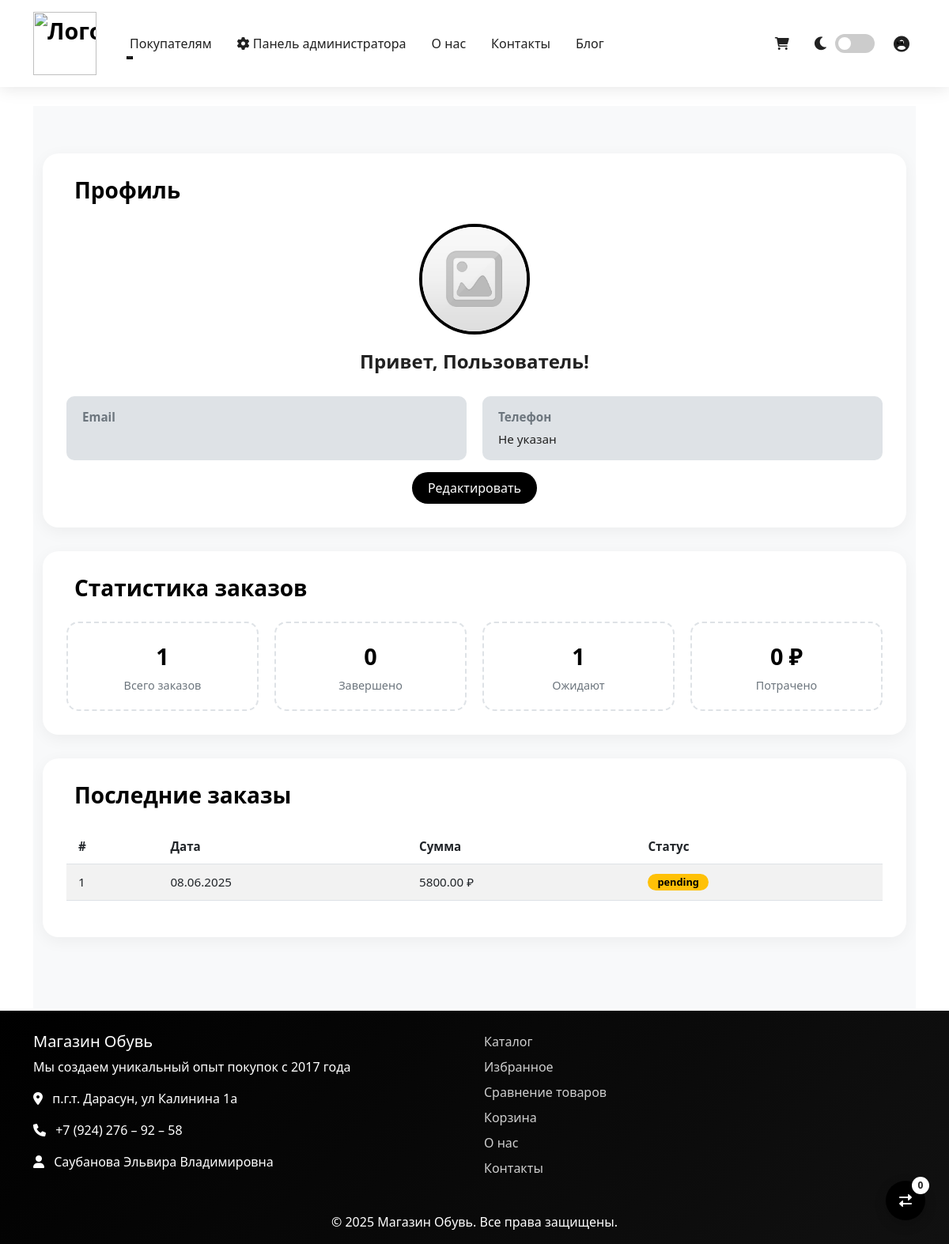
Page /users/profile/ (signed in) on the committed database.
### ecommerce_project/users/models.py (models this page shows, shortened)
class User(AbstractUser):
    ROLES = (
        ('custom_admin', 'Администратор'),
        ('user', 'Пользователь'),
        ('guest', 'Гость'),
    )
    role = models.CharField(max_length=20, choices=ROLES, default='user')
    phone = models.CharField(max_length=20, blank=True, null=True, verbose_name="Телефон")
    address = models.TextField(blank=True, null=True)
    birth_date = models.DateField(null=True, blank=True)
    avatar = models.ImageField(upload_to='avatars/', null=True, blank=True)
    secret_code = models.CharField(max_length=100, blank=True, null=True)
    is_admin = models.BooleanField(default=False)
    groups = models.ManyToManyField(
        AuthGroup,
        verbose_name='groups',
        blank=True,
        related_name="custom_user_set",
        related_query_name="custom_user",
    )
    user_permissions = models.ManyToManyField(
        Permission,
        verbose_name='user permissions',
        blank=True,
        related_name="custom_user_set",
        related_query_name="custom_user",
    )
    class Meta:
        verbose_name = "Пользователь"
        verbose_name_plural = "Пользователи"

### ecommerce_project/orders/models.py (models this page shows, shortened)
class Order(models.Model):
    PAYMENT_ONLINE = "online"
    PAYMENT_COD = "cod"
    PAYMENT_CHOICES = [
        (PAYMENT_ONLINE, "Онлайн-оплата"),
        (PAYMENT_COD, "Наложенный платеж"),
    ]
    DELIVERY_COURIER = "courier"
    DELIVERY_PICKUP = "pickup"
    DELIVERY_CHOICES = [
        (DELIVERY_COURIER, "Курьером"),
        (DELIVERY_PICKUP, "Самовывоз"),
    ]
    STATUS_NEW = 'new'
    STATUS_PROCESSING = 'processing'
    STATUS_COMPLETED = 'completed'
    STATUS_CANCELLED = 'cancelled'
    STATUS_CHOICES = [
        (STATUS_NEW, 'Новый'),
        (STATUS_PROCESSING, 'В обработке'),
        (STATUS_COMPLETED, 'Завершен'),
        (STATUS_CANCELLED, 'Отменен'),
    ]
    user = models.ForeignKey(settings.AUTH_USER_MODEL, on_delete=models.PROTECT)
    first_name = models.CharField(max_length=50)
    last_name = models.CharField(max_length=50)
    email = models.EmailField(verbose_name='Email')
    phone = models.CharField(max_length=20)
    address = models.TextField()
    total_price = models.DecimalField(max_digits=10, decimal_places=2, default=0)
    payment_method = models.CharField(max_length=10, choices=PAYMENT_CHOICES)
    delivery_method = models.CharField(max_length=10, choices=DELIVERY_CHOICES)
    status = models.CharField(max_length=20, choices=STATUS_CHOICES, default='pending')
    created_at = models.DateTimeField(auto_now_add=True)
    updated_at = models.DateTimeField(auto_now=True)
    class Meta:
        ordering = ['-created_at']

### ecommerce_project/users/views.py (the view)
# urls.py: path('profile/', views.profile_view, name='profile'),
@login_required
def profile_view(request):
    user = request.user
    recent_orders = Order.objects.filter(user=user).order_by('-created_at')[:5]
    total_orders = Order.objects.filter(user=user).count()
    completed_orders = Order.objects.filter(user=user, status='completed').count()
    pending_orders = Order.objects.filter(user=user, status='pending').count()
    total_spent = Order.objects.filter(user=user, status='completed').aggregate(total=Sum('total_price'))['total'] or 0
    check_and_award_rewards(user)
    return render(request, 'users/profile.html', {
        'user': user,
        'recent_orders': recent_orders,
        'total_orders': total_orders,
        'completed_orders': completed_orders,
        'pending_orders': pending_orders,
        'total_spent': total_spent,
    })

### ecommerce_project/users/views.py (called while the page is built, shortened)
def check_and_award_rewards(user):
    user_orders = Order.objects.filter(user=user, status="completed")
    total_orders = user_orders.count()
    total_spent = user_orders.aggregate(Sum("total_price"))["total_price__sum"] or 0
    avg_order = user_orders.aggregate(Avg("total_price"))["total_price__avg"] or 0

### ecommerce_project/users/templates/users/profile.html (shortened to what this page needs)
{% extends "base.html" %}
{% load static %}
{% block content %}
<div class="dashboard-wrapper">
    <div class="container">
        <div class="section-card">
            <div class="section-header">
                <h3>Профиль</h3>
            </div>
            <div class="avatar-box">
                {% if user.avatar %}
                    <img src="{{ user.avatar.url }}">
                {% else %}
                    <img src="{% static 'img/default-avatar.png' %}">
                {% endif %}
            </div>
            <div class="profile-meta">
                <h4>Привет, {{ user.first_name|default:"Пользователь" }}!</h4>
            </div>
            <div class="profile-info-grid">
                <div class="info-item">
                    <div class="info-label">Email</div>
                </div>
                <div class="info-item">
                    <div class="info-label">Телефон</div>
                    <div>{{ user.phone|default:"Не указан" }}</div>
                </div>
            </div>
            <div class="text-center">
                <a href="{% url 'users:edit_profile' %}" class="edit-link">
                     Редактировать
                </a>
            </div>
        </div>
        <div class="section-card">
            <div class="section-header">
                <h3>Статистика заказов</h3>
            </div>
            <div class="stat-grid">
                <div class="stat-box">
                    <div class="stat-value">{{ total_orders }}</div>
                    <div class="stat-label">Всего заказов</div>
                </div>
                <div class="stat-box">
                    <div class="stat-value">{{ completed_orders }}</div>
                    <div class="stat-label">Завершено</div>
                </div>
                <div class="stat-box">
                    <div class="stat-value">{{ pending_orders }}</div>
                    <div class="stat-label">Ожидают</div>
                </div>
                <div class="stat-box">
                    <div class="stat-value">{{ total_spent }} ₽</div>
                    <div class="stat-label">Потрачено</div>
                </div>
            </div>
        </div>
        <div class="section-card">
            <div class="section-header">
                <h3>Последние заказы</h3>
            </div>
            <div class="recent-orders">
                {% if recent_orders %}
                <div class="table-responsive">
                    <table class="table table-striped">
                        <thead>
                            <tr>
                                <th>#</th>
                                <th>Дата</th>
                                <th>Сумма</th>
                                <th>Статус</th>
                            </tr>
                        </thead>
                        <tbody>
                            {% for order in recent_orders %}
                            <tr>
                                <td>{{ forloop.counter }}</td>
                                <td>{{ order.created_at|date:"d.m.Y" }}</td>
                                <td>{{ order.total_price }} ₽</td>
                                <td>
                                    <span class="badge
                                        {% if order.status == 'completed' %}badge-violet
                                        {% elif order.status == 'pending' %}badge-yellow
                                        {% else %}bg-secondary{% endif %}">
                                        {{ order.get_status_display }}
                                    </span>
                                </td>
                            </tr>
                            {% endfor %}
                        </tbody>
                    </table>
                </div>
                {% else %}
                <p class="text-center text-muted">У вас пока нет заказов</p>
                {% endif %}
            </div>
        </div>
    </div>
</div>
{% endblock %}

### ecommerce_project/core/templates/base.html (style rules this page uses)
:root { --primary: #000000; --primary-dark: #111111; --primary-light: #333333; --secondary: #ffffff; --secondary-dark: #e0e0e0; --dark: #212121; --light: #ffffff; --gray: #f5f5f5; --dark-bg: #121212; --dark-text: #ffffff; --dark-card: #1e1e1e; --dark-border: #333333; }
body { background-color: var(--light); color: var(--dark); transition: all 0.3s ease; }

### ecommerce_project/users/templates/users/profile.html (style rules this page uses)
:root { --black: #000000; --white: #ffffff; --gray-light: #f8f9fa; --gray: #dee2e6; --gray-dark: #6c757d; }
.dashboard-wrapper { background-color: var(--gray-light); padding: 60px 0; }
.section-card { background: var(--white); border-radius: 20px; padding: 30px; box-shadow: 0 5px 20px rgba(0,0,0,0.05); transition: all 0.3s ease; margin-bottom: 30px; }
.section-header { display: flex; align-items: center; margin-bottom: 25px; }
.section-header h3 { margin: 0; font-weight: 700; color: var(--black); }
.avatar-box { position: relative; width: 140px; height: 140px; border-radius: 50%; overflow: hidden; border: 4px solid var(--black); margin: 0 auto 20px; }
.avatar-box img { width: 100%; height: 100%; object-fit: cover; }
.profile-meta { text-align: center; margin-bottom: 30px; }
.profile-meta h4 { font-weight: 700; margin-bottom: 10px; }
.profile-info-grid { display: grid; grid-template-columns: repeat(auto-fit, minmax(240px, 1fr)); gap: 20px; margin-top: 20px; }
.info-item { background: var(--gray); border-radius: 10px; padding: 15px 20px; font-size: 0.95rem; }
.info-label { color: var(--gray-dark); font-weight: 600; margin-bottom: 5px; }
.edit-link { display: inline-block; margin-top: 15px; background: var(--black); color: var(--white); padding: 8px 20px; border-radius: 30px; text-decoration: none; transition: 0.3s ease; }
.stat-grid { display: grid; grid-template-columns: repeat(auto-fit, minmax(200px, 1fr)); gap: 20px; }
.stat-box { background: var(--white); border: 2px dashed var(--gray); border-radius: 15px; text-align: center; padding: 20px; transition: 0.3s; }
.stat-value { font-size: 1.8rem; font-weight: 700; color: var(--black); }
.stat-label { color: var(--gray-dark); font-size: 0.9rem; margin-top: 5px; }
.recent-orders table { width: 100%; font-size: 0.95rem; }
.recent-orders thead { background: var(--gray); }
.recent-orders th, .recent-orders td { padding: 12px 15px; }
.badge-yellow { background-color: #ffc107; color: black; padding: 4px 12px; border-radius: 20px; font-size: 0.8rem; }

### rows in the picture
User: first_name "Пользователь", phone "Не указан"
Order: created_at "08.06.2025", total_price "5800.00", status "pending"

### other values in the picture
{{ total_orders }} "1"
{{ completed_orders }} "0"
{{ pending_orders }} "1"
{{ total_spent }} "0"
